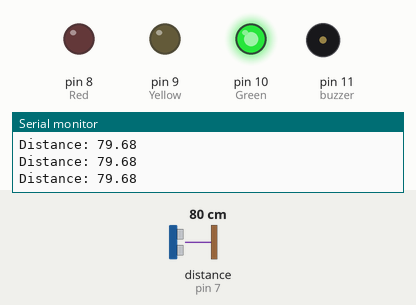
This sketch was run on a simulated Arduino Uno, built with avr-gcc and run on an emulated ATmega328P. Parts: output pins drawn as LEDs (lit = HIGH), buzzer (waves = sounding, pin HIGH), the last lines printed to the serial monitor. Wiring (inferred from the names in the program): ultrasonic range finder: trigger pin 6; echo pin 7. The inputs (shaded band) are chosen by the test bench; at power-on: distance to the obstacle (sensor on pin 7) 80 cm. The echo pulse lasts 58.3 µs per cm; pins used as bus, display or sensor lines are not drawn.

Above: at 1.2 s.
1.3 s: distance to the obstacle (sensor on pin 7) set to 32 cm
2.8 s: distance to the obstacle (sensor on pin 7) set to 29 cm
At 4.0 s:
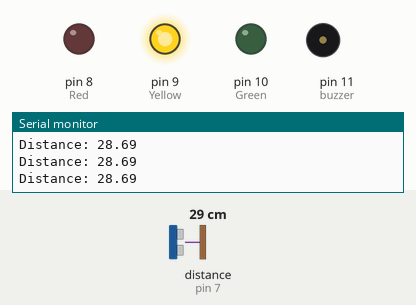
4.3 s: distance to the obstacle (sensor on pin 7) set to 2 cm
At 5.3 s:
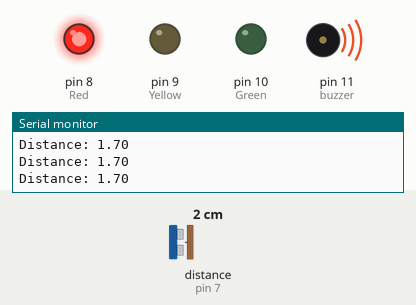
5.8 s: distance to the obstacle (sensor on pin 7) set to 18 cm
At 6.4 s:
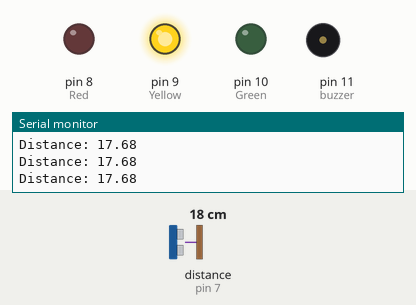
7.3 s: distance to the obstacle (sensor on pin 7) set to 4 cm
At 8.7 s:
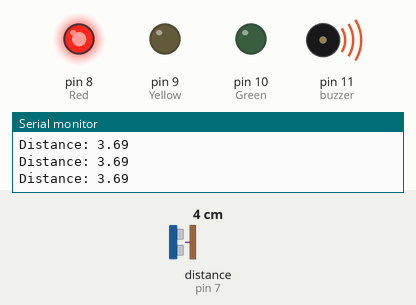
Timing chart, 0 to 9.8 s (numbered marks = the images above; inputs shaded):
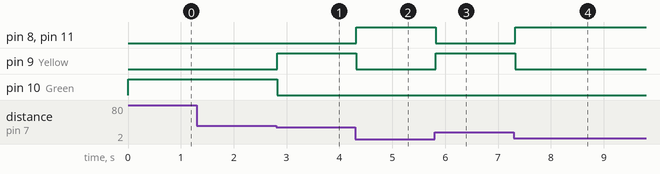

Measured:
- the behaviour switches between 31 and 30 cm on distance to the obstacle (sensor on pin 7) (found by bisection; images 0 and 1)
- after the input at 2.8 s, pin 9 (Yellow): LOW → HIGH at once; pin 10 (Green): HIGH → LOW at once
- after the input at 4.3 s, pin 8 (Red), pin 11 (buzzer): LOW → HIGH at once; pin 9 (Yellow): HIGH → LOW at once
- after the input at 5.8 s, pin 8 (Red), pin 11 (buzzer): HIGH → LOW at once; pin 9 (Yellow): LOW → HIGH at once
- after the input at 7.3 s, pin 8 (Red), pin 11 (buzzer): LOW → HIGH at once; pin 9 (Yellow): HIGH → LOW at once

The sketch:

ultrasonic_sensor_LED_Bridge.ino
```cpp
const int trigPin = 6;
const int echoPin = 7;

int Red = 8;
int Yellow = 9;
int Green = 10;
int buzzer = 11;

float duration, distance;

void setup() {
  pinMode(trigPin, OUTPUT);
  pinMode(echoPin, INPUT);
  pinMode(Red, OUTPUT);
  pinMode(Yellow, OUTPUT);
  pinMode(Green, OUTPUT);
  pinMode(buzzer, OUTPUT);

  Serial.begin(9600);
}

void loop() {
  digitalWrite(trigPin, LOW);
  delayMicroseconds(2);
  digitalWrite(trigPin, HIGH);
  delayMicroseconds(10);
  digitalWrite(trigPin, LOW);

  duration = pulseIn(echoPin, HIGH);
  distance = (duration*.0343)/2;
  Serial.print("Distance: ");
  Serial.println(distance);

  if(distance <= 15){
    // 300 and 290
    digitalWrite(Red, HIGH);
    digitalWrite(Yellow, LOW);
    digitalWrite(Green, LOW);
    digitalWrite(buzzer, HIGH);


  }

    else if(distance >15 && distance <= 30){
      // 210 and 290
    digitalWrite(Red, LOW);
    digitalWrite(Yellow, HIGH);
    digitalWrite(Green, LOW);
    digitalWrite(buzzer, LOW);
  }

    else{
    digitalWrite(Red, LOW);
    digitalWrite(Yellow, LOW);
    digitalWrite(Green, HIGH);
    digitalWrite(buzzer, LOW);
  }

}
```
